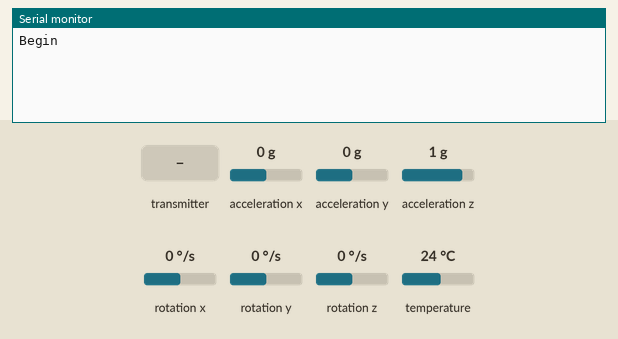
Simulated run of this sketch. Board: Arduino Uno, built with avr-gcc and run on an emulated ATmega328P. On the bench: the last lines printed to the serial monitor. The test bench sets the inputs (shaded band); at power-on: acceleration x 0 g, acceleration y 0 g, acceleration z 1 g, rotation x 0 °/s, rotation y 0 °/s, rotation z 0 °/s, temperature 24 °C. No radio packets arrive unless stated.

Above: at 1.2 s.
1.3 s: the transmitter starts sending pitch = 0
At 1.37 s:
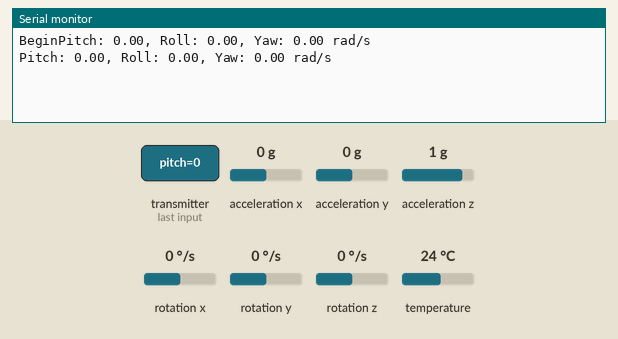
3.2 s: the transmitter starts sending roll = 100
At 3.27 s:
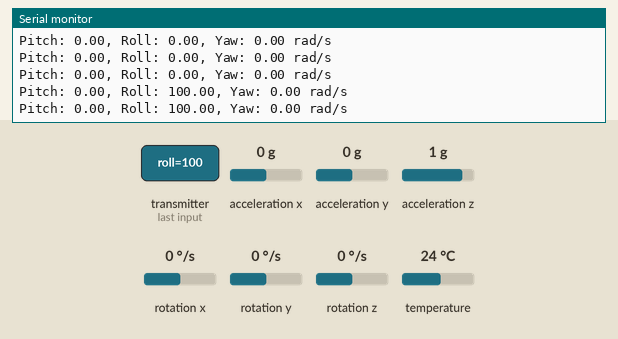
6.2 s: the transmitter starts sending roll = 25
At 6.21 s:
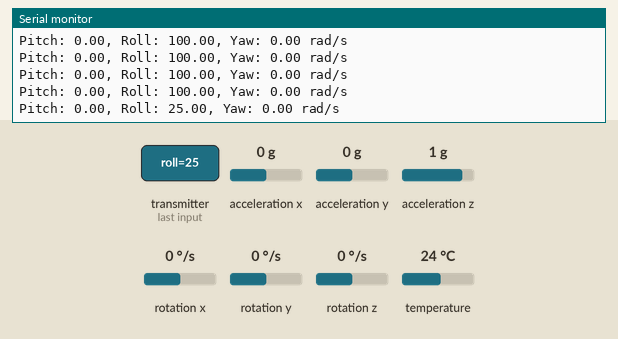
9.2 s: the transmitter starts sending yaw = 0
12.2 s: the transmitter starts sending pitch = 25
At 12.21 s:
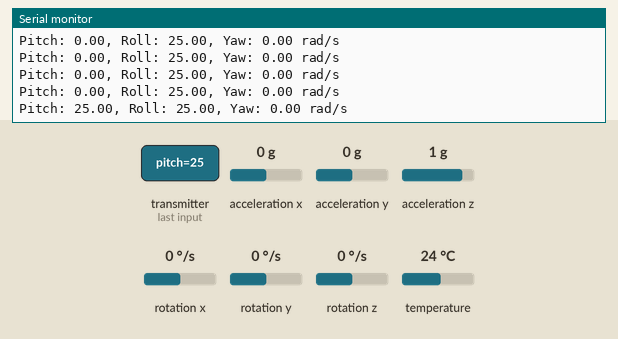
15.2 s: the transmitter starts sending roll = 0
At 15.21 s:
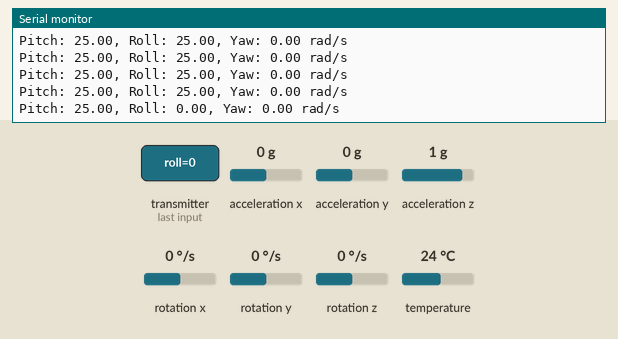
Timing chart, 0 to 18.2 s (numbered marks = the images above; inputs shaded):
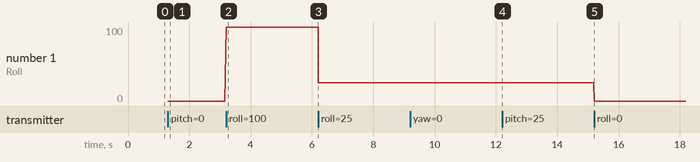

The sketch:

reciever.ino
```cpp
#include <SPI.h>
#include <nRF24L01.h>
#include <RF24.h>
#include <Adafruit_MPU6050.h>
#include <Adafruit_Sensor.h>
#include <Wire.h>
#include <math.h>
#include <Servo.h>

Adafruit_MPU6050 mpu;
//create an RF24 object
RF24 radio(7, 8);  // CE, CSN
Servo myservo;
//address through which two modules communicate.
const byte address[6] = "00001";
typedef struct{
  float pitch;
  float roll;
  float yaw;
}
A_t;
A_t dataR;

 int milliOld, milliNew,dt;

 //k values for control function
 /*float k1 = .5;
 float k2 = 100;
 float k3 = .001;

 float rollTarget;
 float rollError = 0;
 float rollErrorOld;
 float rollErrorDif;       // error- errorold
 float rollErrorSlope = 0; //cahnge in error/change in time
 float rollErrorArea = 0;
 float rollVal;            //value of roll

 float pitchTarget;
 float pitchError = 0;
 float pitchErrorOld;
 float pitchErrorDif;       // error- errorold
 float pitchErrorSlope = 0; //cahnge in error/change in time
 float pitchErrorArea = 0;
 float pitchVal;            //value of pitch

 float yawTarget;
 float yawError = 0;
 float yawErrorOld;
 float yawErrorDif;         // error- errorold
 float yawErrorSlope = 0;  //cahnge in error/change in time
 float yawErrorArea = 0;
 float yawVal;           //value of yaw
 */

void setup()
{
  while (!Serial);
    Serial.begin(115200);
    Serial.print("Begin");
    // Try to initialize!
 if (!mpu.begin()) {
/*
Serial.println("Failed to find MPU6050 chip");
  while (1) {
     delay(10);
   }
*/
  }
  mpu.setAccelerometerRange(MPU6050_RANGE_8_G);
  mpu.setGyroRange(MPU6050_RANGE_500_DEG);
  mpu.setFilterBandwidth(MPU6050_BAND_184_HZ);
  radio.begin();

  //set the address
  radio.openReadingPipe(0, address);

  //Set module as receiver
  radio.startListening();
}

void loop()
{
  //radio.startListening();
  //Read the data if available in buffer
  sensors_event_t a, g, temp;
  mpu.getEvent(&a, &g, &temp);


  double Dpitch = 180 * atan (a.acceleration.x/sqrt(a.acceleration.y*a.acceleration.y + a.acceleration.z*a.acceleration.z))/M_PI;
  double Droll = 180 * atan (a.acceleration.y/sqrt(a.acceleration.x*a.acceleration.x + a.acceleration.z*a.acceleration.z))/M_PI;
  double Dyaw = 180 * atan (a.acceleration.z/sqrt(a.acceleration.x*a.acceleration.x + a.acceleration.y*a.acceleration.y))/M_PI;


  if (radio.available())
  {
//  delay(1000);
    radio.read(&dataR, sizeof(dataR));
    printVals(dataR);

    /*
    Motor Pins : 	3, 5, 6, 9, 10
    FrontLeftMotor  = 3
    FrontRightMotor = 5
    BackLeftMotor   = 9
    BackRightMotor  = 10
    */

    if(dataR.pitch >= 0 && dataR.pitch < Dpitch){
      //left motors down
      }
    if(dataR.pitch >= 0 && dataR.pitch > Dpitch){
      //left motors ip
      }
    if(dataR.roll >= 0 && dataR.roll > Droll){
      //front motors up
      }
    if(dataR.roll >= 0 && dataR.roll < Droll){
      //front motors down
      }
    if(dataR.yaw >= 0 && dataR.yaw > Dyaw){
      //
      }
    if(dataR.yaw >= 0 && dataR.yaw < Dyaw){
      //
      }

    if(dataR.pitch >= 1 && dataR.pitch < Dpitch){
      //left motors up
      }
    if(dataR.pitch >= 1 && dataR.pitch > Dpitch){
      //left motors down
      }
    if(dataR.roll >= 1 && dataR.roll > Droll){
      //front motors down
      }
    if(dataR.roll >= 1 && dataR.roll < Droll){
      //front motors up
      }
    if(dataR.yaw >= 1 && dataR.yaw > Dyaw){
      //
      }
    if(dataR.yaw >= 1 && dataR.yaw < Dyaw){
      //
      }


/*
//    rollTarget = dataR.roll;      // attempt to get the
//    pitchTarget = dataR.pitch;
//    yawTarget = dataR.pitch;
//
//
//
//
//
//    milliOld = milliNew;        //set new old to old new
//    milliNew = millis();
//    dt = milliNew - milliOld;
//
//    rollErrorOld = rollError;
//    rollError = rollTarget-rollActual;
//    rollErrorDif = rollError - rollErrorOld;
//    rollErrorSlope = rollErrorDif/dt;
//    rollErrorArea = rollErrorArea + rollError*dt;
//
//    pitchErrorOld = pitchError;
//    pitchError = pitchTarget - pitchActual;
//    pitchErrorDif = pitchError - pitchErrorOld;
//    pitchErrorSlope = pitchErrorDif/dt;
//    pitchErrorArea = pitchErrorArea + pitchError*dt;
//
//    yawErrorOld = yawError;
//    yawError = yawTarget-yawActual;
//    yawErrorDif = yawError - yawErrorOld;
//    yawErrorSlope = yawErrorDif/dt;
//    yawErrorArea = yawErrorArea + yawError*dt;
//
//
//    rollVal = rollVal + k1*rollError + k2*rollErrorSlope + k3*rollErrorArea;
//    pitchVal = pitchVal + k1*pitchError + k2*pitchErrorSlope + k3*pitchErrorArea;
//    yawVal = yawVal + k1*yawError + k2*yawErrorSlope + k3*yawErrorArea;
//
//    printf("Roll: %f\t Pitch: %f\t Yaw: %f\t\n", rollVal, pitchVal, yawVal);
//
*/
  }
}


void printVals( A_t dataR){

  Serial.print("Pitch: ");
  Serial.print(dataR.pitch);
  Serial.print(", Roll: ");
  Serial.print(dataR.roll);
  Serial.print(", Yaw: ");
  Serial.print(dataR.yaw);
  Serial.print(" rad/s");
  Serial.println();
   }

void printOrientation(A_t dataR){

  String FB;
  String LR;
  String Far = "";
  if (dataR.pitch < 0){
    LR = "Right";
  }
  else{
    LR = "Left";
  }
  if (dataR.roll < 0){
    FB = "Forward";
  }
  else{
    FB = "Backward";
  }
  if(dataR.pitch < -45 || dataR.pitch > 45 || dataR.roll < -45 || dataR.roll > 45)
 {
  Far = "far";
 }

  Serial.print(FB);
  Serial.print(" ");
  Serial.print(LR);
  Serial.print(" ");
  Serial.println(Far);
}
```

Measured:
- after the input at 1.3 s, the serial monitor: prints a new line at once (image 1)
- after the input at 3.2 s, the serial monitor: prints a new line at once (image 2)
- after the input at 6.2 s, the serial monitor: prints a new line at once (image 3)
- after the input at 12.2 s, the serial monitor: prints a new line at once (image 4)
- after the input at 15.2 s, the serial monitor: prints a new line at once (image 5)
- plotted number 1: 0 → 100 after the input at 3.2 s, 100 → 25 after the input at 6.2 s
